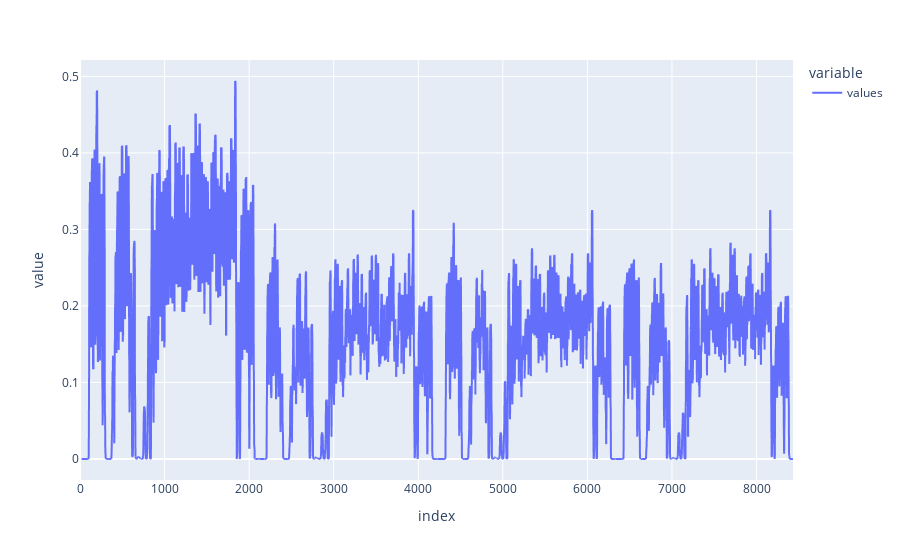

Source (notebook cell):
### Code cell
import pandas as pd
import matplotlib.pyplot as plt
from scipy.fft import fft, fftfreq
import numpy as np

pd.options.plotting.backend = "plotly"

BASE_PATH = '../data-sets/KDD-Cup/data/'

df = pd.read_csv(BASE_PATH + '248_UCR_Anomaly_2000.txt', names=['values'])



mean_df = df.rolling(20).mean()
var_df = df.rolling(20).var()
var_df.plot()

### Figure 1 — Plotly figure (JSON) as saved in the notebook; plotly's stock layout.template omitted (floating-point values rounded to 4 significant figures; data arrays with more than 128 entries replaced by an {"elided": "..."} marker saying what was removed)
{"data": [{"hovertemplate": "variable=values<br>index=%{x}<br>value=%{y}<extra></extra>", "legendgroup": "values", "line": {"color": "#636efa", "dash": "solid"}, "marker": {"symbol": "circle"}, "mode": "lines", "name": "values", "showlegend": true, "type": "scattergl", "x": {"elided": "8432 int values"}, "xaxis": "x", "y": {"elided": "8432 float values"}, "yaxis": "y"}], "layout": {"legend": {"title": {"text": "variable"}, "tracegroupgap": 0}, "margin": {"t": 60}, "xaxis": {"anchor": "y", "domain": [0, 1], "title": {"text": "index"}}, "yaxis": {"anchor": "x", "domain": [0, 1], "title": {"text": "value"}}}}
